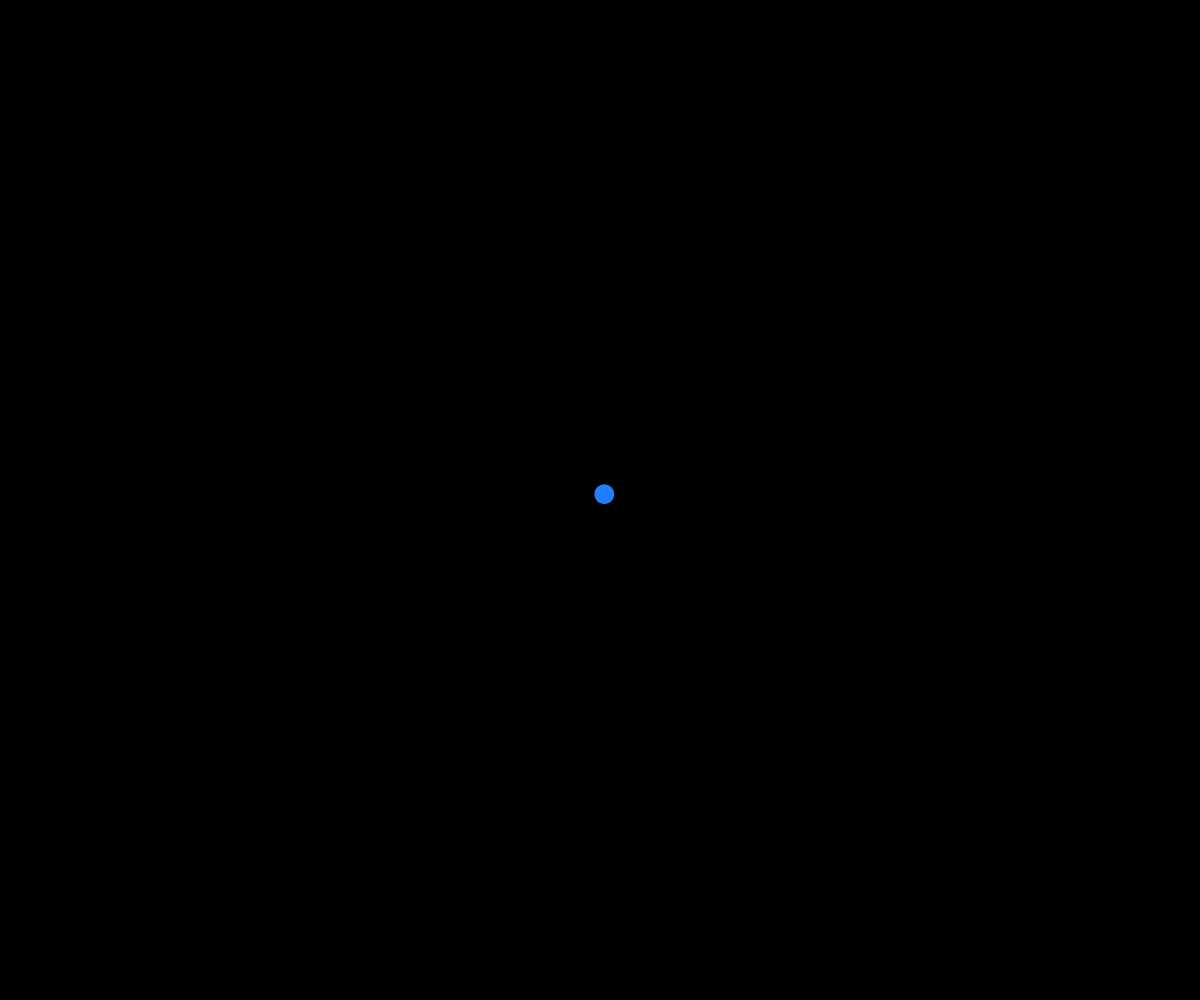
Frame 1 (no input)
Frame 60 (no input): blank canvas, image omitted
Frame 120 (the mouse pressed at the canvas centre since frame 60): blank canvas, image omitted

The p5.js sketch that drew this single still picture (run headless with seeded random() and noise() and a simulated clock; from frame 60 on, the mouse is pressed at the canvas centre):

// p5.js sketch
// ── sketch.js
let locationX, locationY;
let velocityX, velocityY; // 1フレーム当たりのピクセル数

function setup() {
  createCanvas(windowWidth, windowHeight);
  background(0);
  frameRate(60);
  locationX = width / 2.0;
  locationY = height / 2.0;
  velocityX = random(-10, 10);
  velocityY = random(-10, 10);
}

function draw() {
  background(0); // 背景を毎フレーム描画することで増殖を防いでアニメーションにする
  noStroke();
  locationX = locationX + velocityX; // 毎フレーム速度を加算
  locationY = locationY + velocityY;
  fill(31, 127, 255);
  circle(locationX, locationY, 20);
  if(locationX < 0 || locationX > width) {
    velocityX = velocityX * -1.0;     
     }
  if(locationY < 0 || locationY > height) {
    velocityY = velocityY * -1.0;     
     } // 端っこに来たら反発
}
